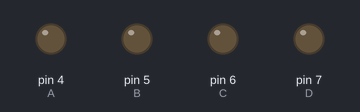
The sketch below on a simulated Arduino Uno, built with avr-gcc and run on an emulated ATmega328P. Parts: output pins drawn as LEDs (lit = HIGH).

Above: at 0.5 s.
At 2.5 s:
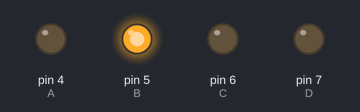
At 3.5 s:
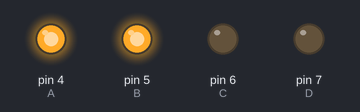
At 5.5 s:
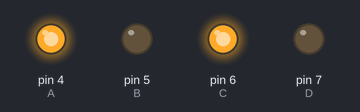
At 8.5 s:
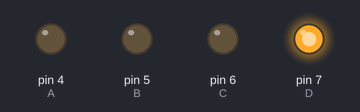
At 11.5 s:
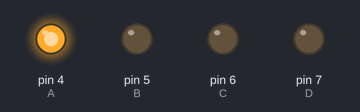
Timing chart, 0 to 13.0 s (numbered marks = the images above):
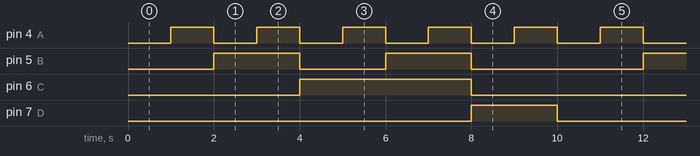

Measured:
- by itself, pin 4 (A): alternates HIGH for 1.0 s and LOW for 1.0 s
- by itself, pin 5 (B): repeats every 10.0 s: LOW 2.0 s, HIGH 2.0 s, LOW 4.0 s, HIGH 2.0 s
- by itself, pin 6 (C): alternates HIGH for 4.0 s and LOW for 6.0 s
- by itself, pin 7 (D): alternates HIGH for 2.0 s and LOW for 8.0 s

The sketch:

display_7_segmentos_com_ci4511.ino
```cpp
/*
  Display de 7 segmentos com CI4511
  by: JBarbosa
*/

const int A = 4;
const int B = 5;
const int C = 6;
const int D = 7;

void setup() {
  pinMode(A, OUTPUT);
  pinMode(B, OUTPUT);
  pinMode(C, OUTPUT);
  pinMode(D, OUTPUT);
}

void loop() {

  // 0
  digitalWrite(A, LOW);
  digitalWrite(B, LOW);
  digitalWrite(C, LOW);
  digitalWrite(D, LOW);
  delay(1000);

  // 1
  digitalWrite(A, HIGH);
  digitalWrite(B, LOW);
  digitalWrite(C, LOW);
  digitalWrite(D, LOW);
  delay(1000);

  // 2
  digitalWrite(A, LOW);
  digitalWrite(B, HIGH);
  digitalWrite(C, LOW);
  digitalWrite(D, LOW);
  delay(1000);

  // 3
  digitalWrite(A, HIGH);
  digitalWrite(B, HIGH);
  digitalWrite(C, LOW);
  digitalWrite(D, LOW);
  delay(1000);

  // 4
  digitalWrite(A, LOW);
  digitalWrite(B, LOW);
  digitalWrite(C, HIGH);
  digitalWrite(D, LOW);
  delay(1000);

  // 5
  digitalWrite(A, HIGH);
  digitalWrite(B, LOW);
  digitalWrite(C, HIGH);
  digitalWrite(D, LOW);
  delay(1000);

  // 6
  digitalWrite(A, LOW);
  digitalWrite(B, HIGH);
  digitalWrite(C, HIGH);
  digitalWrite(D, LOW);
  delay(1000);

  // 7
  digitalWrite(A, HIGH);
  digitalWrite(B, HIGH);
  digitalWrite(C, HIGH);
  digitalWrite(D, LOW);
  delay(1000);

  // 8
  digitalWrite(A, LOW);
  digitalWrite(B, LOW);
  digitalWrite(C, LOW);
  digitalWrite(D, HIGH);
  delay(1000);

  // 9
  digitalWrite(A, HIGH);
  digitalWrite(B, LOW);
  digitalWrite(C, LOW);
  digitalWrite(D, HIGH);
  delay(1000);

}
```
